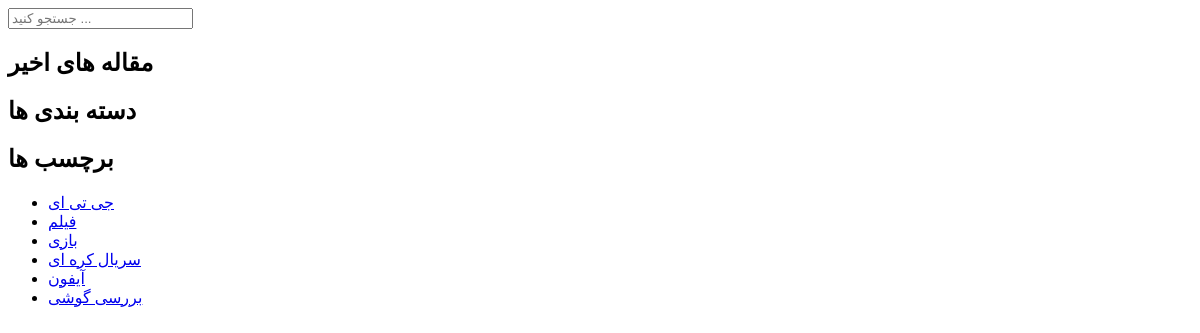
Before: /blog/sidebar with the older database file.
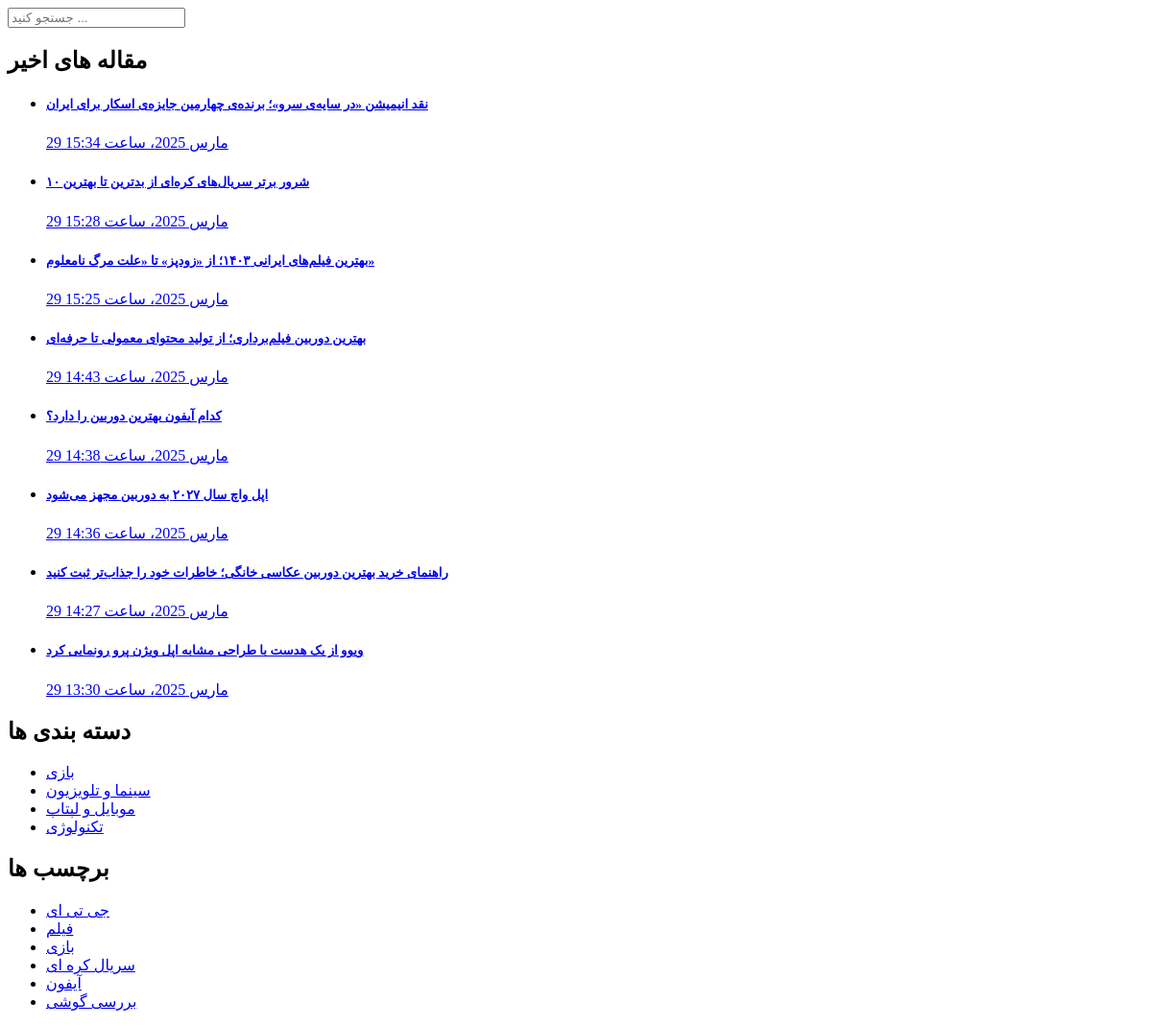
After: the same page with the newer database file.
### blog/models.py (models this page shows, shortened)
class Post(models.Model):
    category = models.ForeignKey(Category, on_delete=models.SET_NULL, null=True, blank=True)
    subcategory = models.ForeignKey(Subcategory, on_delete=models.SET_NULL, null=True, blank=True)
    author = models.ForeignKey(User, on_delete=models.CASCADE, related_name='articles', null=True, blank=True, limit_choices_to={'is_admin': True})
    title = models.CharField(max_length=100)
    body = tinymce_models.HTMLField()
    slug = models.SlugField(max_length=100, unique=True, null=True, blank=True)
    is_published = models.BooleanField(default=False)
    date_published = models.DateTimeField(default=timezone.now)
    updated_at = models.DateTimeField(auto_now=True)
    class Meta:
        verbose_name = 'مقاله'
        verbose_name_plural = 'مقاله ها'

class Category(models.Model):
    title = models.CharField(max_length=50, verbose_name='عنوان')
    image = models.ImageField(upload_to='images/blog_categories', null=True, blank=True)
    slug = models.SlugField(max_length=120, unique=True, allow_unicode=True, null=True, blank=True)
    class Meta:
        verbose_name = 'دسته بندی مقاله'
        verbose_name_plural = 'دسته بندی های مقاله ها'

### blog/views.py (the view, shortened to what this page needs)
# urls.py: path('sidebar',views.SidebarPartialView.as_view(), name='sidebar'),
class SidebarPartialView(TemplateView):
    template_name = 'includes/blog_sidebar.html'
    def get_context_data(self, **kwargs):
        context = super(SidebarPartialView, self).get_context_data(**kwargs)
        context['recent_posts'] = Post.objects.order_by('-date_published')[:8]
        context['categories'] = Category.objects.order_by('-id')
        context['tags'] = ['جی تی ای', 'فیلم', 'بازی', 'سریال کره ای ', 'آیفون', 'بررسی گوشی']
        return context

### context_processors/context_processors.py (called while the page is built)
def cart_context(request):
    return {"cart": Cart(request)}

def get_address(request):
    return {'infos': ShopAddress.objects.all()}

### templates/includes/blog_sidebar.html
{% load static %}
{% load jformat %}
{% load custom_filters %}
{% load humanize %}
<div class="col-lg-4 mt-4">
    <div class="sidebar">
        <div class="row">
            <div class="col-lg-12">
                <div class="sidebar-item search">
                    <form id="search_form"  method="get" action="{% url 'blog:search' %}">
                        <input type="text" name="search" class="searchText rounded-2" placeholder="جستجو کنید ..."
                               autocomplete="on">
                    </form>
                </div>
            </div>
            <div class="col-lg-12">
                <div class="sidebar-item recent-posts">
                    <div class="sidebar-heading">
                        <h2>مقاله های اخیر</h2>
                    </div>
                    <div class="content">
                        <ul>
                            {% for recent_post in recent_posts %}
                                <li><a href="{% url 'blog:post_detail' recent_post.slug %}">
                                    <h5>{{ recent_post.title }}</h5>
                                    <span>{{ recent_post.date_published|jformat:"%Y/%m/%d" }}</span>
                                </a></li>
                            {% endfor %}
                        </ul>
                    </div>
                </div>
            </div>
            <div class="col-lg-12">
                <div class="sidebar-item categories">
                    <div class="sidebar-heading">
                        <h2>دسته بندی ها</h2>
                    </div>
                    <div class="content">
                        <ul>
                            {% for category in categories %}
                                <li><a href="{% url 'blog:category_list' category.slug %}">{{ category.title }}</a></li>
                            {% endfor %}
                        </ul>
                    </div>
                </div>
            </div>
            <div class="col-lg-12">
                <div class="sidebar-item tags">
                    <div class="sidebar-heading">
                        <h2>برچسب ها</h2>
                    </div>
                    <div class="content">
                        <ul>
                            {% for tag in tags %}
                            <li><a class="rounded" href="#" >{{ tag }}</a></li>
                            {% endfor %}
                        </ul>
                    </div>
                </div>
            </div>
        </div>
    </div>
</div>

Changed rows visible on the page:
added Post: title "نقد انیمیشن «در سایه‌ی سرو»؛ برنده‌ی چهارمین جایزه‌ی اسکار برای ایران", date_published|jformat "29 مارس 2025، ساعت 15:34"
added Post: title "۱۰ شرور برتر سریال‌های کره‌ای از بدترین تا بهترین", date_published|jformat "29 مارس 2025، ساعت 15:28"
added Post: title "بهترین فیلم‌های ایرانی ۱۴۰۳؛ از «زودپز» تا «علت مرگ نامعلوم»", date_published|jformat "29 مارس 2025، ساعت 15:25"
added Post: title "بهترین دوربین فیلم‌برداری؛ از تولید محتوای معمولی تا حرفه‌ای", date_published|jformat "29 مارس 2025، ساعت 14:43"
added Post: title "کدام آیفون بهترین دوربین را دارد؟", date_published|jformat "29 مارس 2025، ساعت 14:38"
added Post: title "اپل واچ سال ۲۰۲۷ به دوربین مجهز می‌شود", date_published|jformat "29 مارس 2025، ساعت 14:36"
added Post: title "راهنمای خرید بهترین دوربین عکاسی خانگی؛ خاطرات خود را جذاب‌تر ثبت کنید", date_published|jformat "29 مارس 2025، ساعت 14:27"
added Post: title "ویوو از یک هدست با طراحی مشابه اپل ویژن پرو رونمایی کرد", date_published|jformat "29 مارس 2025، ساعت 13:30"
added Category: title "بازی"
added Category: title "سینما و تلویزیون"
added Category: title "موبایل و لپتاپ"
added Category: title "تکنولوژی"
